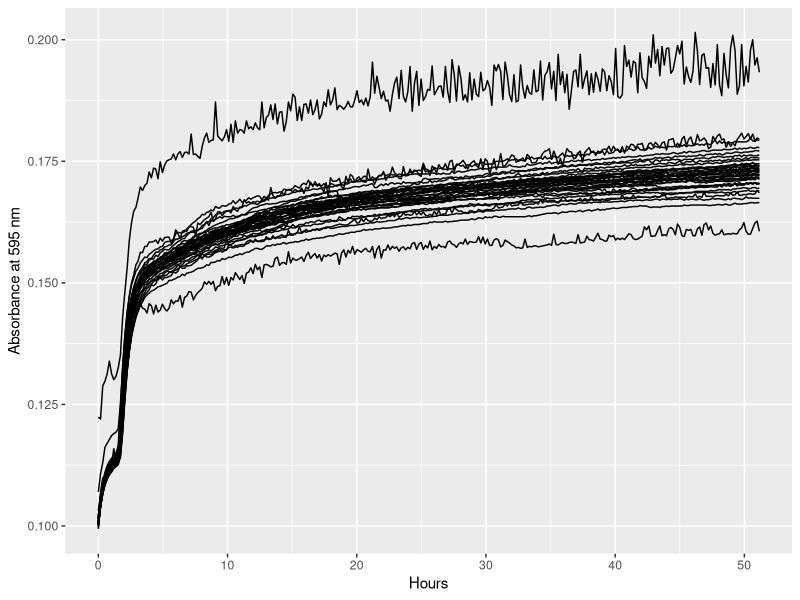
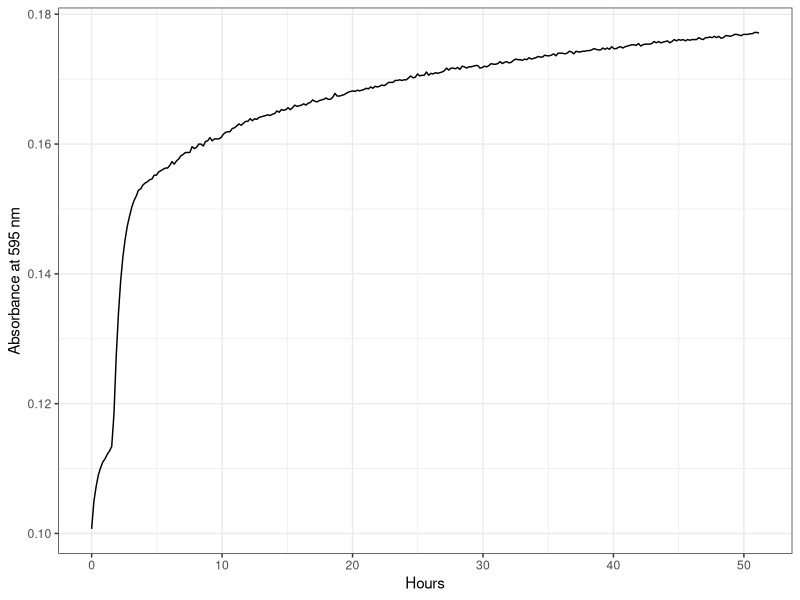
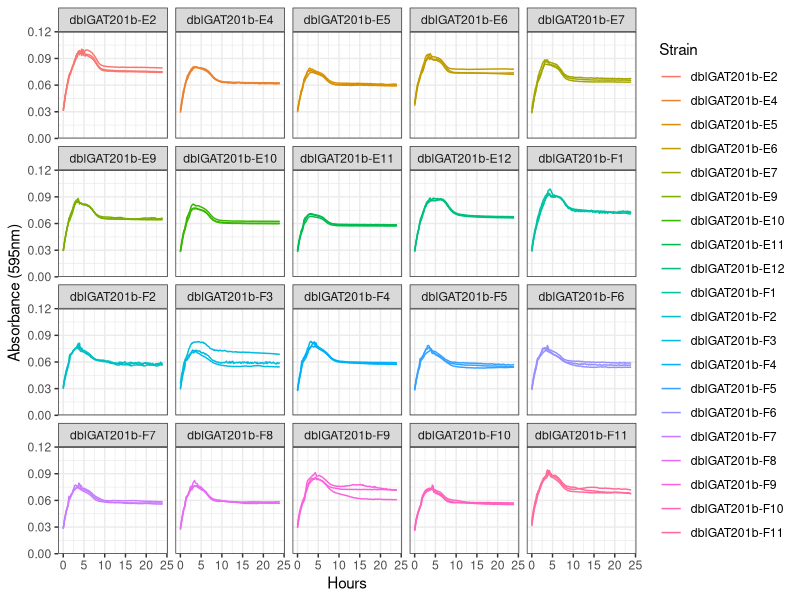
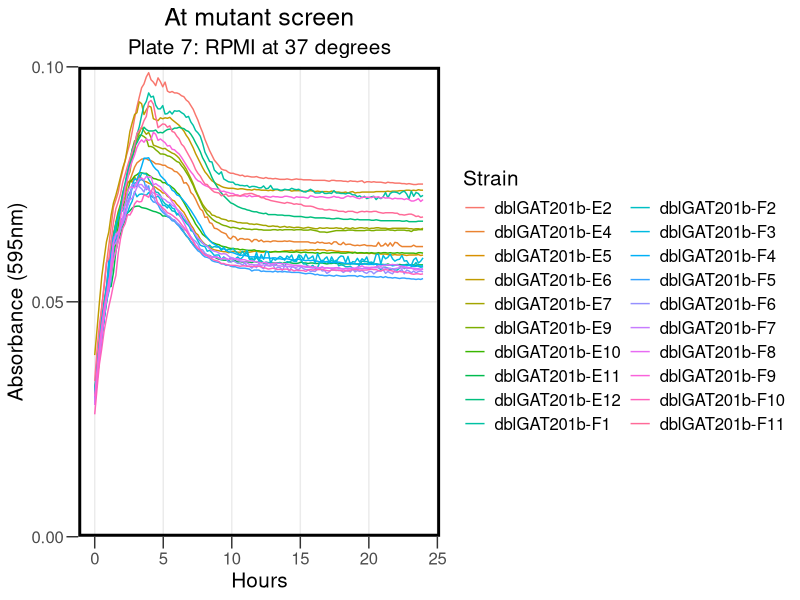
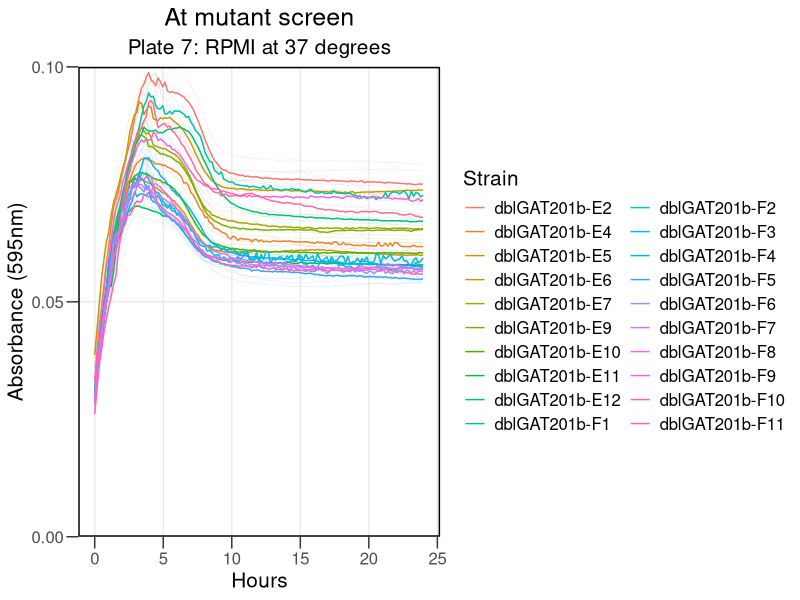
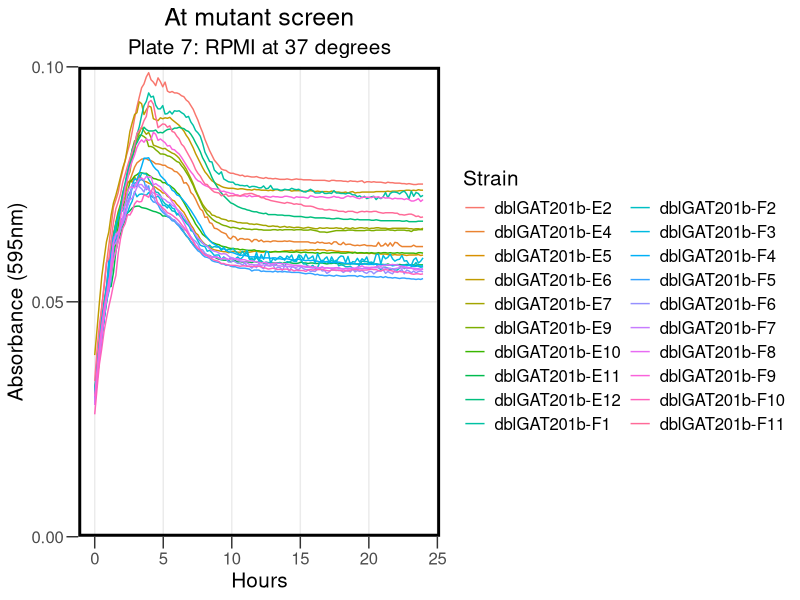
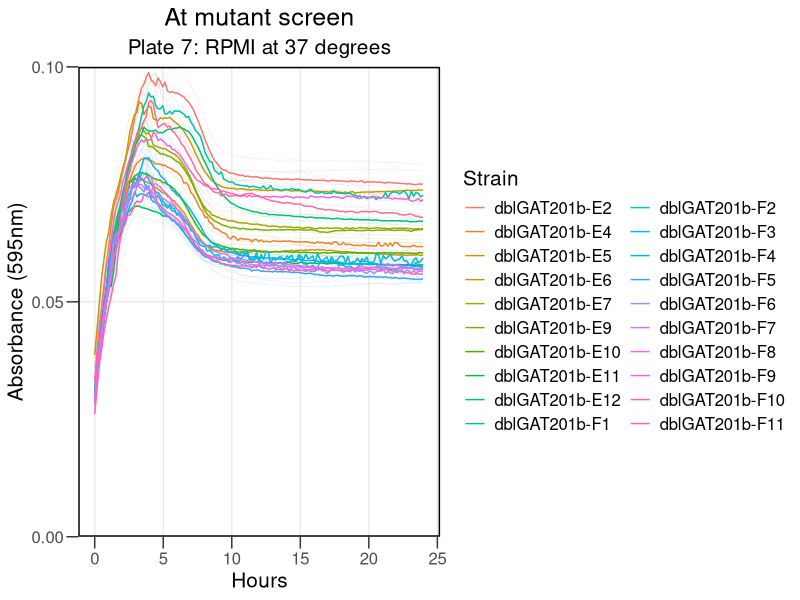

Recreate these plots in R, in order.
## ---- chunk 1
knitr::opts_chunk$set(echo = TRUE)
## ---- chunk 2

library("reshape2")
library(dplyr)
library(ggplot2)
library(tidyverse)
library(rmarkdown)
library(cowplot)
library(yaml)
library(knitr)
## ---- chunk 3

rawdata <- read.csv("../Input/20230428_RPMI_Atmut_screen_Plate7_csv.csv")

## ---- chunk 4

 rawdata_hour<-mutate(rawdata, Time = Time/3600)

## ---- chunk 5

reshaped <- melt(rawdata_hour, id=c("Time", "Temp"), 
                              variable.name="Well",
                              value.name="OD595")

summary(reshaped)
## ---- chunk 6

platemap <- read.csv("../Input/20230428_RPMI_Atmut_screen_Plate7_setup.csv")%>%
   dplyr::mutate(
    Strain = factor(Strain, 
      levels = c("P2.28E2", "P2.28E4","P2.28E5","P2.28E6","P2.28E7","P2.28E9","P2.28E10","P2.28E11","P2.28E12","P2.28F1", "P2.28F2","P2.28F3","P2.28F4","P2.28F5","P2.28F6","P2.28F7","P2.28F8","P2.28F9","P2.28F10","P2.28F11"),
                    labels = c("dblGAT201b-E2", "dblGAT201b-E4","dblGAT201b-E5","dblGAT201b-E6","dblGAT201b-E7","dblGAT201b-E9","dblGAT201b-E10","dblGAT201b-E11","dblGAT201b-E12","dblGAT201b-F1", "dblGAT201b-F2","dblGAT201b-F3","dblGAT201b-F4","dblGAT201b-F5","dblGAT201b-F6","dblGAT201b-F7","dblGAT201b-F8","dblGAT201b-F9","dblGAT201b-F10","dblGAT201b-F11"))
  )
head(platemap, n=10)


## ---- chunk 7

annotated <- inner_join(reshaped, platemap, by="Well")
 
## ---- chunk 8

ggplot(data=filter(annotated,is.na(Strain)),
           aes(x=Time, y=OD595, group = Well)) + 
       geom_line() + 
       labs(x="Hours", y="Absorbance at 595 nm")
## ---- chunk 9

ggplot(data=filter(annotated,Well=="H1"), 
       aes(x=Time, y=OD595, group = Well)) + 
 
       geom_line() + 
     theme_bw()+
     labs(x="Hours", y="Absorbance at 595 nm")

## ---- chunk 10

blank_OD_summary <- annotated %>%
   filter(is.na(Strain), Time < 1/24) %>%
  group_by(Media) %>%
  summarise(OD_median=median(OD595),
            OD_mean=mean(OD595),
            OD_max=max(OD595),
            OD_min=min(OD595))
print(blank_OD_summary)
## ---- chunk 11

normalisedOD <- annotated %>%
  left_join(blank_OD_summary, by="Media") %>%
  mutate(OD_corrected = OD595 - OD_median)

## ---- chunk 12

ggplot(data=normalisedOD %>%
                     filter( !is.na(Strain) ), 
                      aes(x=Time, y=OD_corrected, color=Strain, group = Well)) + 
       geom_line() + 
   scale_x_continuous(limits = c(0,24)) +
       scale_y_continuous(limits=c(0,0.12),expand=c(0,0))+
       facet_wrap(Strain ~ .)+
  
       labs(x = "Hours",
            y = "Absorbance (595nm)") +
       theme(text = element_text(size = 20))+
       theme_bw()
## ---- chunk 13

ggplot(data=normalisedOD  %>%
        
                    filter( !is.na(Strain) ), 
                      aes(x=Time, y=OD_corrected, color=Strain)) + 
       
       stat_summary(fun = "median", geom = "line", size = 0.5) +
   scale_x_continuous(limits = c(0,24)) +
       scale_y_continuous(limits=c(0,0.1),expand=c(0,0), breaks = c(0, 0.05, 0.1)) +
  
       labs(x = "Hours",
            y = "Absorbance (595nm)",
            title = "At mutant screen", subtitle = "Plate 7: RPMI at 37 degrees") +
           
       theme_bw() +
       theme(text = element_text(size = 15))+
       theme(axis.title = element_text(size = 15))+
       
       theme(axis.ticks.length = unit(0.3, "cm"))+
       theme(title = element_text(size = 15))+
       theme(panel.grid.minor = element_blank())+
      guides(color=guide_legend(ncol=2))+
       theme(legend.title = element_text(size = 15))+
      theme(legend.background = element_rect(fill = "transparent", color=NA))+
  theme(legend.key = element_rect(fill = "transparent", color=NA))+
       theme (plot.background =  element_rect(fill = "transparent", color=NA), 
         panel.background = element_rect(fill = "transparent", color=NA),)+
      theme(panel.border = element_rect(linetype = "solid", colour = "black", size = 2))+
  theme(plot.title = element_text(hjust = 0.5), plot.subtitle = element_text(hjust = 0.5) )
       
## ---- chunk 14

ggsave("../Results/AllSummary_At7.png",width = 8,height=5)
## ---- chunk 15

ggplot(data=normalisedOD  %>%
         
                     filter( !is.na(Strain) ), 
                      aes(x=Time, y=OD_corrected, color=Strain)) + 
       geom_line(aes(group = Well), size = 0.2, alpha = 0.2) + 
       stat_summary(fun = "median", geom = "line", size = 0.5) +
   scale_x_continuous(limits = c(0,24)) +
       scale_y_continuous(limits=c(0,0.1),expand=c(0,0), breaks = c(0, 0.05, 0.1)) +
  
       labs(x = "Hours",
            y = "Absorbance (595nm)",
            title = "At mutant screen", subtitle = "Plate 7: RPMI at 37 degrees") +
                  theme_bw() +
       theme(text = element_text(size = 15))+
       theme(axis.title = element_text(size = 15))+
             theme(axis.ticks.length = unit(0.3, "cm"))+
       theme(title = element_text(size = 15))+
       theme(panel.grid.minor = element_blank())+
            guides(color=guide_legend(ncol=2))+
       theme(legend.title = element_text(size = 15))+
      theme(legend.background = element_rect(fill = "transparent", color=NA))+
      theme(legend.key = element_rect(fill = "transparent", color=NA))+
       theme (plot.background =  element_rect(fill = "transparent", color=NA), 
            panel.background = element_rect(fill = "transparent", color=NA),)+
      theme(panel.border = element_rect(linetype = "solid", colour = "black", size = 1))+
      theme(plot.title = element_text(hjust = 0.5), plot.subtitle = element_text(hjust = 0.5))

ggplot
## ---- chunk 16

ggsave("../Results/Statsumm_At7.png",width = 8,height=5)
